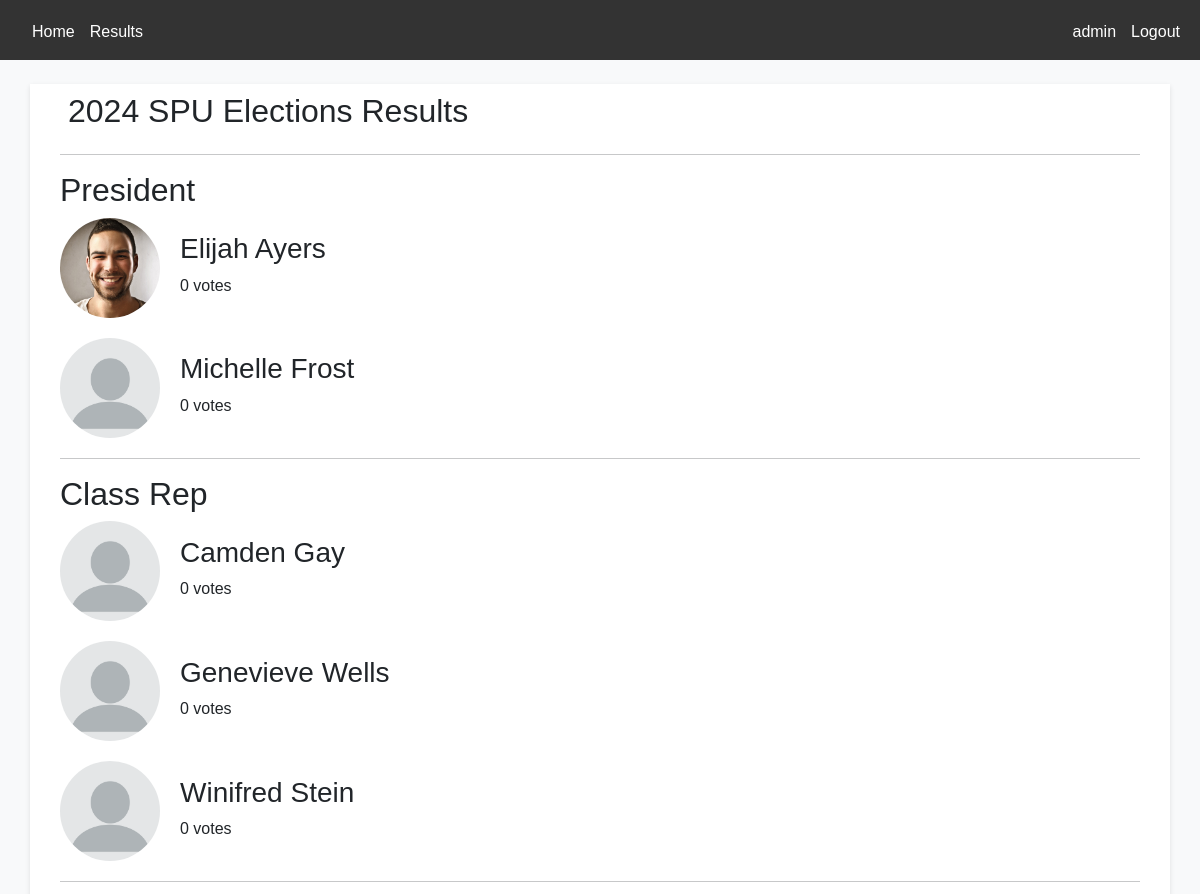
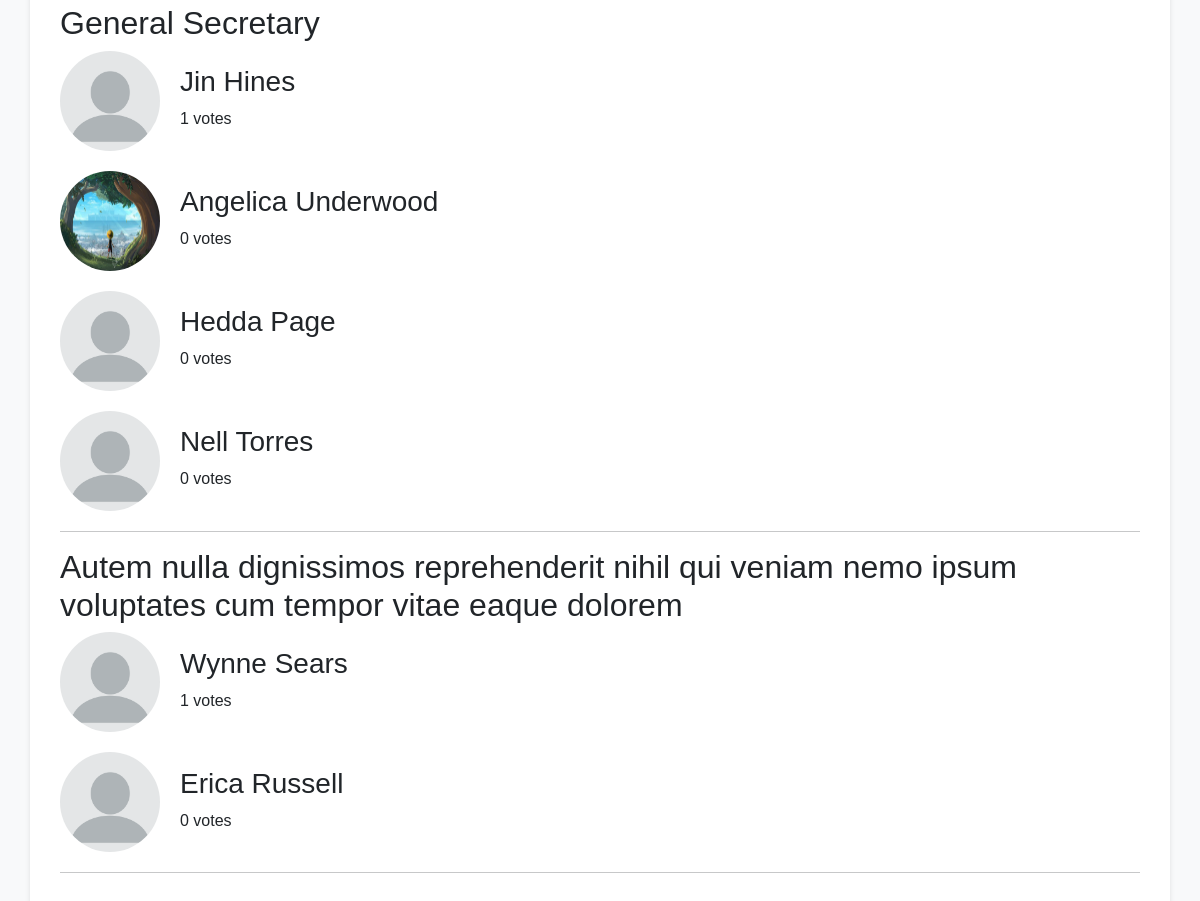
Page /results/ (signed in) on the committed database (2 pictures, top to bottom).
### base/models.py (models this page shows, shortened)
class User(AbstractUser):
	name = models.CharField(max_length=200, null=True)
	username = models.CharField(unique=True, max_length=200, null=True)
	email = models.EmailField(null=True, unique=True)
	profile_image = models.ImageField(null=True, blank=True, default='user.png')
	USERNAME_FIELD = 'username'
	REQUIRED_FIELDS = []

### administration_app/models.py (models this page shows, shortened)
class Election(models.Model):
    name = models.CharField(max_length=200)
    start_date = models.DateTimeField()
    end_date = models.DateTimeField()
    is_active = models.BooleanField(default=True)

class Position(models.Model):
    title = models.CharField(max_length=200)
    election = models.ForeignKey(Election, on_delete=models.CASCADE)

class RunningMate(models.Model):
    name = models.CharField(max_length=200)
    description = models.TextField(max_length=400,null=True, blank=True)
    position = models.ForeignKey(Position, on_delete=models.CASCADE)
    election = models.ForeignKey(Election, on_delete=models.CASCADE)
    photo = models.ImageField(null=True, blank=True, default='user.png')

### base/views.py (the view)
# urls.py: path('results/', views.results, name='results'),
@login_required
def results(request):
    elections = Election.objects.all()
    data = []
    for election in elections:
        election_data = {"name": election.name, "positions": []}
        positions = Position.objects.filter(election=election)
        for position in positions:
            position_data = {"title": position.title, "running_mates": []}
            running_mates = RunningMate.objects.filter(position=position, election=election)
            total_votes = ExpressionWrapper(Count('ballot'), output_field=FloatField())
            for running_mate in running_mates:
                running_mate.total_votes = Ballot.objects.filter(running_mate=running_mate).count()
                position_data["running_mates"].append(running_mate)
            position_data["running_mates"] = sorted(position_data["running_mates"], key=lambda rm: rm.total_votes, reverse=True)
            election_data["positions"].append(position_data)
        data.append(election_data)
    return render(request, 'base/results.html', {"elections": data})

### base/templates/base/results.html
{% extends 'main.html' %} {% block content %}
<main>
  {% for election in elections %}
  <div class="container mt-4">
    <div class="election-wrapper mb-5">
      <h2 class="p-2">{{ election.name }} Results</h2>
      <hr />
      {% for position in election.positions %}
      <h2>{{ position.title }}</h2>
      {% for running_mate in position.running_mates %}
      <div class="candidate">
        <div class="left">
          <img src="{{running_mate.photo.url}}" alt="{{ running_mate.name }}" />
        </div>
        <div class="right">
          <h3>{{ running_mate.name }}</h3>
          <p>{{ running_mate.total_votes }} votes</p>
        </div>
      </div>
      {% endfor %}
      <hr />
      {% endfor %}
    </div>
  </div>
  {% endfor %}
</main>
{% endblock %}

### templates/navbar.html
<nav>
  <div class="navbar">
    <ul class="navbar-links">
      <div class="left">
        <li><a href="{% url 'home' %}">Home</a></li>
        <li><a href="{% url 'results' %}">Results</a></li>
      </div>
      <div class="right">
        {% if request.user.is_authenticated %}
        <li><a href="#">{{ request.user.name}}</a></li>
        <li><a href="{% url 'logout' %}">Logout</a></li>
        {% endif %}
      </div>
    </ul>
  </div>
</nav>

### static/css/style.css (style rules this page uses)
* { margin: 0; padding: 0; box-sizing: border-box; }
html { scroll-behavior: smooth; }
body { font-family: Arial, sans-serif; background-color: #f8f9fa; overflow-x: hidden; position: relative; }
ul li { text-decoration: none; list-style: none; }
ul li a { text-decoration: none; color: #fff; font-weight: 500; }
.container { margin: 0 auto; display: flex; flex-direction: column; padding: 0 30px; margin-bottom: 40px; background: #fff; box-shadow: 0 2px 5px rgba(0, 0, 0, 0.1); }
.navbar { position: relative; display: flex; justify-content: center; background-color: #333; height: 60px; width: 100%; padding: 20px 0; overflow: hidden; transition: 0.3s all ease; }
.navbar .navbar-links { position: relative; display: flex; width: 100%; justify-content: space-between; }
.navbar .navbar-links .right { margin-right: 20px; }
.navbar .navbar-links :where(.left, .right) { display: flex; gap: 15px; }
.navbar .navbar-links :where(.left li, .right li):hover { color: blue; }
.candidate { display: flex; align-items: center; margin-bottom: 20px; animation: fadeIn 1s ease-in-out; }
.candidate img { width: 100px; height: 100px; border-radius: 50%; margin-right: 20px; }
.candidate p { font-size: 16px; margin-bottom: 5px; }

### rows in the picture
User: user.name "admin"
Election: name "2024 SPU Elections"
Position: title "President"
RunningMate: photo (picture), name "Elijah Ayers", total_votes "0"
RunningMate: photo (placeholder picture), name "Michelle Frost", total_votes "0"
Position: title "Class Rep"
RunningMate: photo (placeholder picture), name "Camden Gay", total_votes "0"
RunningMate: photo (placeholder picture), name "Genevieve Wells", total_votes "0"
RunningMate: photo (placeholder picture), name "Winifred Stein", total_votes "0"
Position: title "General Secretary"
RunningMate: photo (placeholder picture), name "Jin Hines", total_votes "1"
RunningMate: photo (picture), name "Angelica Underwood", total_votes "0"
RunningMate: photo (placeholder picture), name "Hedda Page", total_votes "0"
RunningMate: photo (placeholder picture), name "Nell Torres", total_votes "0"
Position: title "Autem nulla dignissimos reprehenderit nihil qui veniam nemo ipsum voluptates cum tempor vitae eaque dolorem"
RunningMate: photo (placeholder picture), name "Wynne Sears", total_votes "1"
RunningMate: photo (placeholder picture), name "Erica Russell", total_votes "0"
